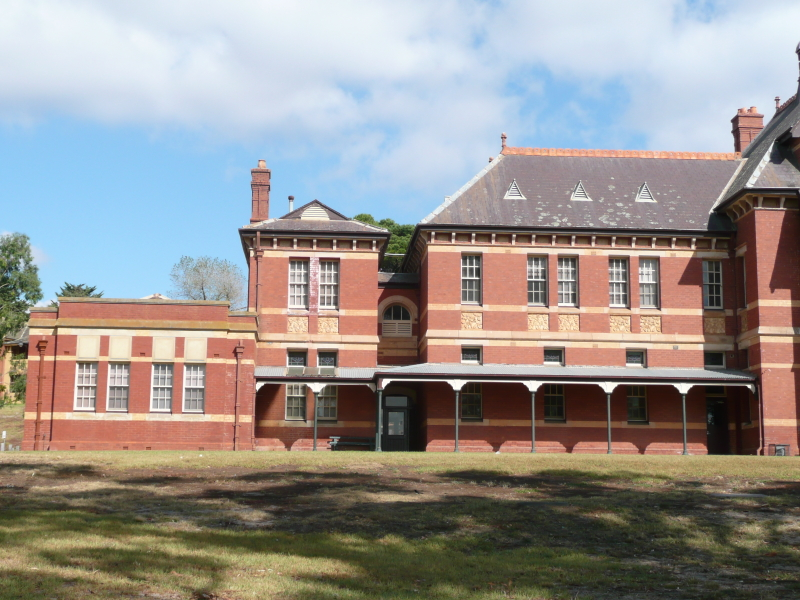
#> input picture data/stitch_images/a1.jpg, 800 x 600 px
$ jupyter execute --allow-errors 04.panorama_stitching.ipynb   (shell and % lines are left out)
#> lines starting #> are read from the running program, lines starting #| are printed output that depends on the picture
# Panorama Stitcthing of Images
Multiple overlapping images of the same scene, combined into a single image, can yield amazing results. This tutorial will illustrate how to accomplish panorama stitching using OpenCV, from loading the images to cleverly stitching them together.

### First things first
Import NumPy,OpenCV and matplotlib, then define a utility function to compare multiple images

[cell 1]
import numpy as np
import cv2
import matplotlib.pyplot as plt


# Utility to display images
def display_side_by_side(images, **kwargs):
    """
    Utility function to display images side by side.

    Parameters
    ----------
    image0, image1, image2, ... : ndarrray
        Images to display.
    labels : list
        Labels for the different images.
    """
    f, axes = plt.subplots(1, len(images), **kwargs)
    axes = np.array(axes, ndmin=1)

    labels = kwargs.pop('labels', None)
    if labels is None:
        labels = [''] * len(images)

    for n, (image, label) in enumerate(zip(images, labels)):
        axes[n].imshow(image, interpolation='nearest', cmap='gray')
        axes[n].set_title(label)
        axes[n].axis('off')

    f.tight_layout()

---

### 1. Load Data & Pre-processing

This stage usually involves one or more of the following:
* Resizing, often downscaling with fixed aspect ratio
* Conversion to grayscale, as some feature descriptors are not defined for color images
* Cropping to region(s) of interest

For convenience our example data is already resized smaller, and we won't bother cropping. However, they are presently in color so coversion to grayscale.

[cell 2]
filenames = ['../data/stitch_images/a1.jpg','../data/stitch_images/a2.jpg']
images = [cv2.imread(each) for each in filenames]
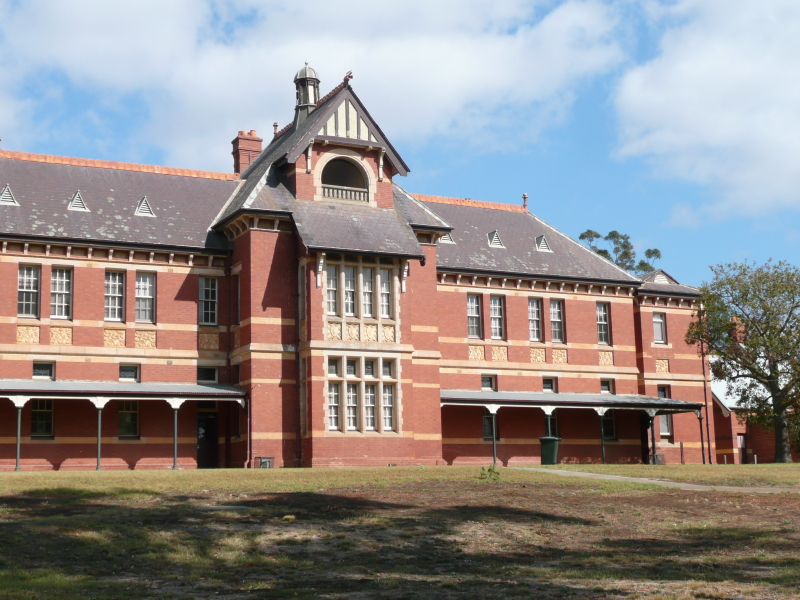
#> input picture data/stitch_images/a2.jpg, 800 x 600 px
#> images = 2 items

[cell 3]
imgs_gray = [cv2.cvtColor(img, cv2.COLOR_BGR2GRAY) for img in images]
#> imgs_gray = 2 items
display_side_by_side(imgs_gray)
#> in display_side_by_side, `labels = [''] * len(images)`: labels = ['', '']
#> the loop in display_side_by_side, `for n, (image, label) in enumerate(zip(images, labels)):` made 2 passes
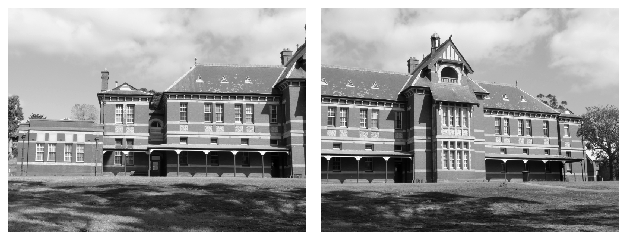
#> figure drawn by matplotlib, 2 panels

----

### 2. Feature Detection, Matching and Transform Estimation

We need to estimate a projective transformation that relates these images together. The steps will be

#### 1. Define one image as a _target_ or _destination_ image, which will remain anchored while the others are warped
#### 2. Detect features in both images
#### 3. Match features from one image against the features in the anchored image
#### 4. Find the projective transform between them.

We reuse code from our last workbook, use ORB features for finding matches and homography.

[cell 4]
# Initiate ORB detector
orb = cv2.ORB_create()

# find the keypoints and descriptors with ORB
kp1, des1 = orb.detectAndCompute(imgs_gray[0],None)
#> kp1 = 500 keypoints; strongest (x, y, size): (533, 386, 77.1), (684, 388, 77.1), (608, 388, 64.3), (455, 386, 77.1)
kp2, des2 = orb.detectAndCompute(imgs_gray[1],None)
#> kp2 = 500 keypoints; strongest (x, y, size): (491, 408, 64.3), (547, 411, 64.3), (492, 410, 53.6), (100, 403, 77.1)
#create BFMatcher object
bf = cv2.BFMatcher(cv2.NORM_HAMMING)

# Match descriptors.
